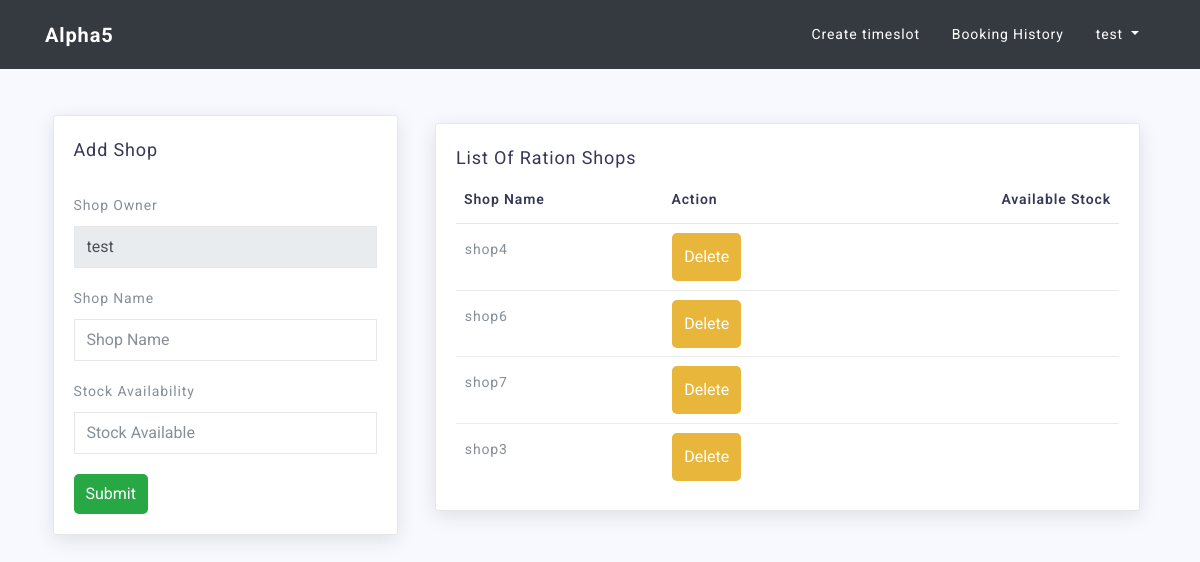
The app's page /manager/create_room/ (signed in), older data.
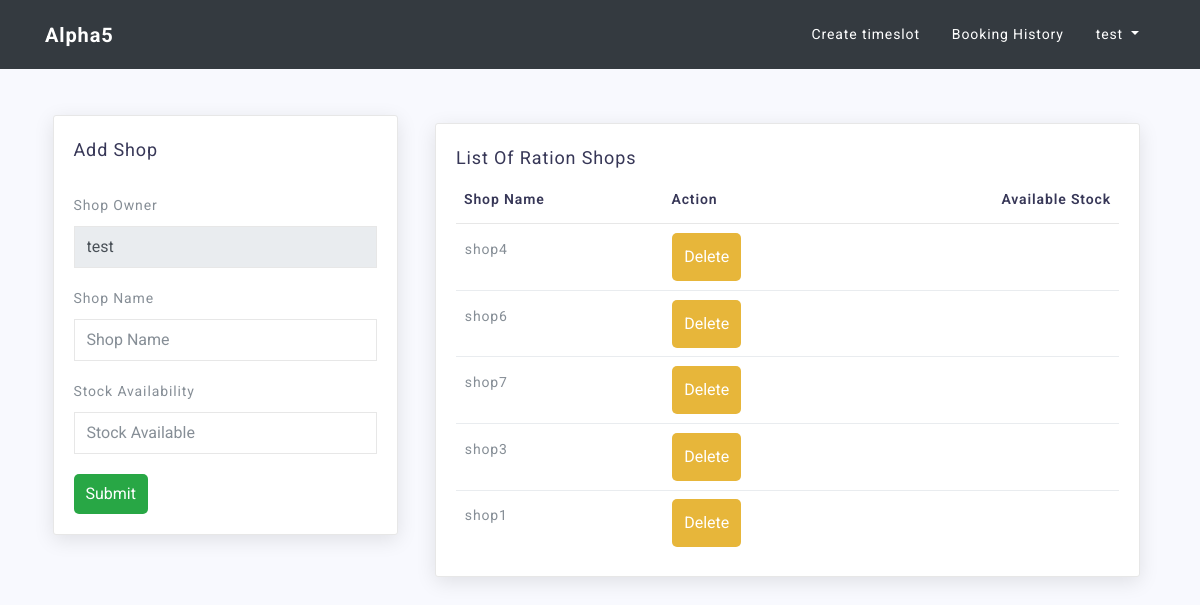
The same page, newer data.
### manager/models.py (models this page shows, shortened)
class Room(models.Model):
    id = models.UUIDField(primary_key=True, default=uuid.uuid4, editable=False)
    room_owner = models.ForeignKey(User, on_delete=models.CASCADE)
    room_name = models.CharField(max_length=10, null=False)
    class Meta:
        unique_together = ('room_owner', 'room_name')

### manager/views.py (the view, shortened to what this page needs)
# urls.py: path('create_room/', views.RoomCreateView.as_view(), name="create_room"),
@method_decorator(decorators, name="dispatch")
class RoomCreateView(CreateView):
    model = Room
    template_name = "manager/add_room.html"
    form_class = RoomForm
    def get_context_data(self, **kwargs):
        context = super().get_context_data(**kwargs)
        context['rooms'] = Room.objects.filter(room_owner=self.request.user)
        return context

### manager/forms.py
class RoomForm(ModelForm):
    class Meta:
        model = Room
        fields = ('room_name', )

### templates/manager/add_room.html (shortened to what this page needs)
{% load staticfiles %}
<!DOCTYPE html>
<html lang="en">
   <head>
     {% include 'base.html'%}
   </head>
   <body id="page-top">
      {% include 'navbar.html' %}
        <div class="container mt-5">
            <div class="row">
        <div class="col-lg-3"></div>
        <div class="col-lg-6">
            <div class="mt-3">
              <br>
            </div>
        </div>
        <div class="col-lg-3"></div>
    </div>
    <div class="row">
        <div class="col-lg-4">
            <div class="card">
                <div class="card-title">
                    <h4>Add Shop</h4>
                    <br>
                    <br>
                </div>
                <div class="card-body">
                    <div class="basic-form">
                        <form method="post" action="{% url 'manager:create_room' %}">
                            <div class="form-group">
                                <label>Shop Owner</label>
                                <input type="text" name="room_owner" class="form-control" value="{{ user.get_username }}" disabled>
                            </div>
                            <div class="form-group">
                                <label>Shop Name</label>
                                <input type="text" name="room_name" class="form-control" placeholder="Shop Name" required>
                            </div>
                            <div class="form-group">
                                <label>Stock Availability</label>
                                <input type="text" name="stock" class="form-control" placeholder="Stock Available" required>
                            </div>
                            <button type="submit" class="button btn-success" style="cursor:pointer">Submit</button>
                        </form>
                    </div>
                </div>
            </div>
        </div>
        <div class="col-lg-8">
            <div class="row">
                <div class="col-lg-12">
                    <div class="card">
                        <div class="card-title">
                            <h4> List Of Ration Shops </h4>
                        </div>
                        <div class="card-body">
                            {% if rooms %}
                            <div class="table-responsive">
                                <table class="table table-hover ">
                                    <thead>
                                        <tr>
                                            <th>Shop Name</th>
                                            <th>Action</th>
                                            <th>Available Stock</th>
                                        </tr>
                                    </thead>
                                    <tbody>
                                        {% for x in rooms %}
                                        <tr>
                                            <td>
                                                <a href="{% url 'manager:create_time_slot' x.pk  %}">{{x.room_name}}</a>
                                            </td>
                                            <td>
                                                <form action="{% url 'manager:delete_room' x.id %}" method="POST">
                                                    <input type="submit" class="button btn-warning" style="cursor:pointer;" value="Delete">
                                                </form>
                                            </td>
                                            <td>
                                            </td>
                                        </tr>
                                        {% endfor %}
                                    </tbody>
                                </table>
                            </div>
                            {% else %}
                            <p>No Shop Available.</p>
                            {% endif %}
                        </div>
                    </div>
                </div>
            </div>
        </div>
    </div>
        </div>

Row changes from the older to the newer data that the page shows:
added Room: room_name "shop1"
